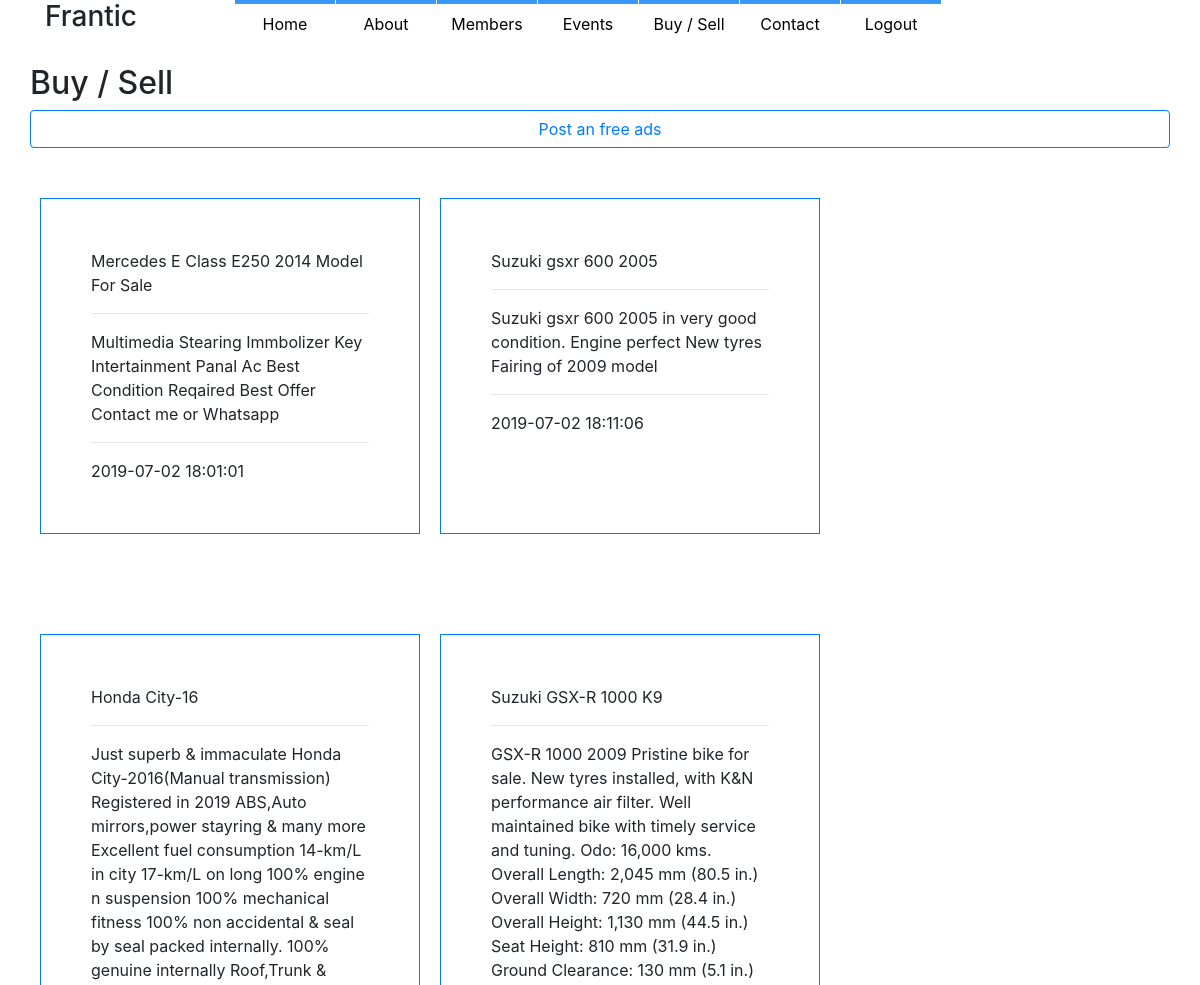
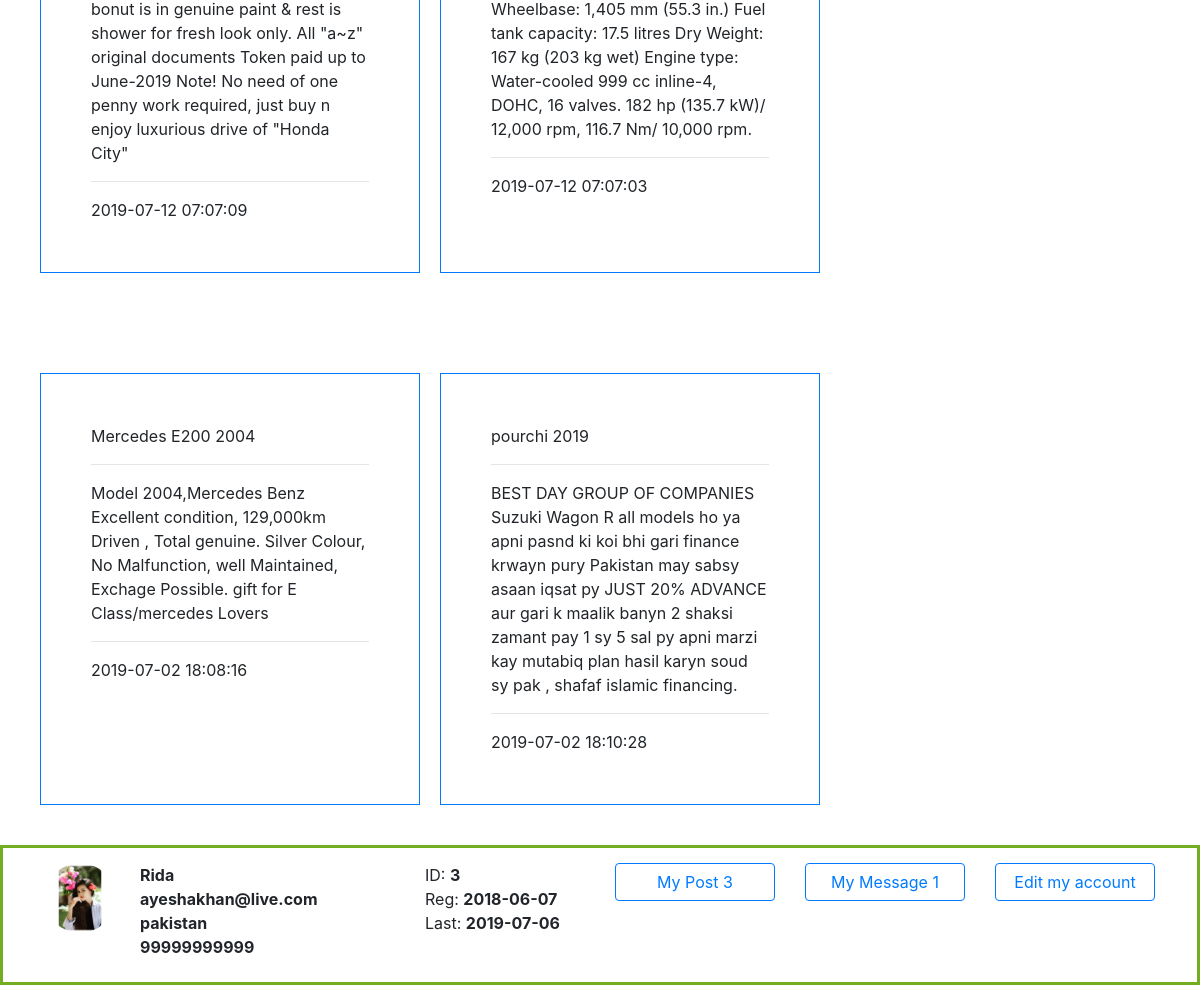
The app's page /buy-sell.php (signed in) with its own data (2 pictures, top to bottom).
### tables this page shows
CREATE TABLE `users` (
  `user_id` int(11) NOT NULL,
  `user_name` varchar(50) NOT NULL,
  `user_pass` varchar(50) NOT NULL,
  `user_email` varchar(50) NOT NULL,
  `user_country` varchar(50) NOT NULL,
  `user_gender` varchar(10) NOT NULL,
  `user_des` text NOT NULL,
  `user_birth` date NOT NULL,
  `user_mobile` text NOT NULL,
  `user_image` text NOT NULL,
  `cover` text NOT NULL,
  `registor_date` date NOT NULL,
  `last_login` date NOT NULL,
  `status` text NOT NULL,
  `ver_code` int(100) NOT NULL,
  `posts` text NOT NULL
);

CREATE TABLE `sell` (
  `sell_id` int(11) NOT NULL,
  `user_id` int(11) NOT NULL,
  `title` varchar(50) NOT NULL,
  `des` varchar(1000) NOT NULL,
  `number` varchar(13) NOT NULL,
  `topic` text NOT NULL,
  `model` int(5) NOT NULL,
  `sell_pic1` text NOT NULL,
  `sell_pic2` text NOT NULL,
  `sell_pic3` text NOT NULL,
  `sell_pic4` text NOT NULL,
  `sell_pic5` text NOT NULL,
  `sell_pic6` text NOT NULL,
  `location` varchar(200) NOT NULL,
  `price` int(12) NOT NULL,
  `date` timestamp NOT NULL DEFAULT CURRENT_TIMESTAMP ON UPDATE CURRENT_TIMESTAMP,
  `status` varchar(10) NOT NULL
);

### buy-sell.php (the view, shortened to what this page needs)
<?php
include("includes/connection.php");
if(!isset($_SESSION['user_email'])){
	header("location: index.php");
}
else {
include("template/header.php");
include("template/footer.php");
?>
<div class="container padding">
    <div class="row">
		<h2>Buy / Sell</h2>
        <a class="btn btn-outline-primary btn-block" href="buy-sell_form.php">Post an free ads</a>
            <?php
			$get_sell = "select *from sell where status='verify'";
			$run_event = mysqli_query($con,$get_sell);
			while($row_event=mysqli_fetch_array($run_event)){
                $title = $row_event['title'];
                $des = $row_event['des'];
                $date = $row_event['date'];
echo"
        <div class='col-lg-4 border border-primary emptyall margin'>
            $title<hr>
            $des<hr>
            $date
        </div>
";
            }
            ?>
    </div>
</div>
<?php
}
?>

### template/footer.php (shortened to what this page needs)
  <div class="fixed d-none d-lg-block">
      <div class="container">
          <div class="row paddingtop">
	<?php
$user = $_SESSION['user_email'];
$get_user = "select *from users where user_email='$user'";
$run_user = mysqli_query($con,$get_user);
$row = mysqli_fetch_array($run_user);
$user_id = $row['user_id'];
$username = $row['user_name'];
$user_image = $row['user_image'];
$user_email = $row['user_email'];
$user_country = $row['user_country'];
$mobile = $row['user_mobile'];
$registor_date = $row['registor_date'];
$last_login = $row['last_login'];
$get_posts = "select * from posts where user_id='$user_id'";
$run_posts = mysqli_query($con,$get_posts);
$posts = mysqli_num_rows($run_posts);
$get_msgs = "select * from inbox where user_id='$user_id' || sender_id='$user_id'";
$run_msgs = mysqli_query($con,$get_msgs);
$msgs = mysqli_num_rows($run_msgs);
echo "
              <div class='col-lg-1'>
			<img class='rounded-circle' src='user/user_images/$user_image' width='70' height='70'>
              </div>
              <div class='col-lg-3'>
                  <strong>$username</strong><br>
                  <strong>$user_email	</strong><br>
                  <strong>$user_country</strong><br>
                  <strong>$mobile</strong>
              </div>
              <div class='col-lg-2'>
                  ID: <strong>$user_id	</strong><br>
                  Reg: <strong>$registor_date</strong><br>
                  Last: <strong>$last_login</strong>
              </div>
              <div class='col-lg-2'>
                  <a class='btn btn-outline-primary btn-block' href='my_posts.php?u_id=$user_id'>My Post $posts</a>
              </div>
              <div class='col-lg-2'>
                  <a class='btn btn-outline-primary btn-block' href='inbox.php?user_id=$user_id'>My Message $msgs</a>
              </div>
              <div class='col-lg-2'>
                  <a class='btn btn-outline-primary btn-block' href='edit_profile.php?u_id=$user_id'>Edit my account</a>
              </div>
	";
?>
          </div>
      </div>
  </div>

### css/style.css (style rules this page uses)
.fixed { position: fixed; bottom: 0; border: 3px solid #73AD21; width: 100%; background-color:#fff; height:140px; z-index: 90; }
.padding { padding-top:20px; padding-bottom:20px; }
.margin { margin-left:10px; margin-right:10px; }
.paddingtop { padding-top:15px; }
.emptyall { margin-top:50px; margin-bottom:50px; padding: 50px; background-color:#fff; }

### records on screen
users: user_image (picture), user_name "Rida", user_email "ayeshakhan@live.com", user_country "pakistan", user_mobile "99999999999", user_id "3", registor_date "2018-06-07", last_login "2019-07-06"
sell: title "Mercedes E Class E250 2014 Model For Sale", des "Multimedia Stearing Immbolizer Key Intertainment Panal Ac Best Condition Reqaired Best Offer Contact me or Whatsapp", date "2019-07-02 18:01:01"
sell: title "Suzuki gsxr 600 2005", des "Suzuki gsxr 600 2005 in very good condition. Engine perfect New tyres Fairing of 2009 model", date "2019-07-02 18:11:06"
sell: title "Honda City-16", des "Just superb & immaculate Honda City-2016(Manual transmission) Registered in 2019 ABS,Auto mirrors,power stayring & many more Excellent fuel consumption 14-km/L in city 17-km/L on long 100% engine n suspension 100% mechanical fitness 100% non accidental & seal by seal packed internally. 100% genuine internally Roof,Trunk & bonut is in genuine paint & rest is shower for fresh look only. All \"a~z\" original documents Token paid up to June-2019 Note! No need of one penny work required, just buy n enjoy luxurious drive of \"Honda City\"", date "2019-07-12 07:07:09"
sell: title "Suzuki GSX-R 1000 K9", des "GSX-R 1000 2009 Pristine bike for sale. New tyres installed, with K&N performance air filter. Well maintained bike with timely service and tuning. Odo: 16,000 kms. Overall Length: 2,045 mm (80.5 in.) Overall Width: 720 mm (28.4 in.) Overall Height: 1,130 mm (44.5 in.) Seat Height: 810 mm (31.9 in.) Ground Clearance: 130 mm (5.1 in.) Wheelbase: 1,405 mm (55.3 in.) Fuel tank capacity: 17.5 litres Dry Weight: 167 kg (203 kg wet) Engine type: Water-cooled 999 cc inline-4, DOHC, 16 valves. 182 hp (135.7 kW)/ 12,000 rpm, 116.7 Nm/ 10,000 rpm.", date "2019-07-12 07:07:03"
sell: title "Mercedes E200 2004", des "Model 2004,Mercedes Benz Excellent condition, 129,000km Driven , Total genuine. Silver Colour, No Malfunction, well Maintained, Exchage Possible. gift for E Class/mercedes Lovers", date "2019-07-02 18:08:16"
sell: title "pourchi 2019", des "BEST DAY GROUP OF COMPANIES Suzuki Wagon R all models ho ya apni pasnd ki koi bhi gari finance krwayn pury Pakistan may sabsy asaan iqsat py JUST 20% ADVANCE aur gari k maalik banyn 2 shaksi zamant pay 1 sy 5 sal py apni marzi kay mutabiq plan hasil karyn soud sy pak , shafaf islamic financing.", date "2019-07-02 18:10:28"

### other values on screen
$posts "3"
$msgs "1"
